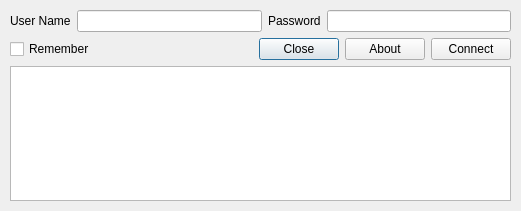
<?xml version="1.0" encoding="UTF-8"?>
<ui version="4.0">
 <class>AsianetLogin</class>
 <widget class="QDialog" name="AsianetLogin">
  <property name="geometry">
   <rect>
    <x>0</x>
    <y>0</y>
    <width>521</width>
    <height>211</height>
   </rect>
  </property>
  <property name="minimumSize">
   <size>
    <width>521</width>
    <height>211</height>
   </size>
  </property>
  <property name="maximumSize">
   <size>
    <width>521</width>
    <height>211</height>
   </size>
  </property>
  <property name="windowTitle">
   <string>Asianet Login</string>
  </property>
  <property name="windowIcon">
   <iconset resource="asianetlogin.qrc">
    <normaloff>:/images/images/logo128.png</normaloff>:/images/images/logo128.png</iconset>
  </property>
  <widget class="QWidget" name="layoutWidget">
   <property name="geometry">
    <rect>
     <x>10</x>
     <y>10</y>
     <width>501</width>
     <height>191</height>
    </rect>
   </property>
   <layout class="QVBoxLayout" name="verticalLayout">
    <item>
     <layout class="QHBoxLayout" name="horizontalLayout">
      <item>
       <widget class="QLabel" name="lbUsername">
        <property name="text">
         <string>User Name</string>
        </property>
       </widget>
      </item>
      <item>
       <widget class="QLineEdit" name="edUsername"/>
      </item>
      <item>
       <widget class="QLabel" name="lbPassword">
        <property name="text">
         <string>Password</string>
        </property>
       </widget>
      </item>
      <item>
       <widget class="QLineEdit" name="edPassword">
        <property name="echoMode">
         <enum>QLineEdit::Password</enum>
        </property>
       </widget>
      </item>
     </layout>
    </item>
    <item>
     <layout class="QHBoxLayout" name="horizontalLayout_2">
      <item>
       <widget class="QCheckBox" name="chkRemember">
        <property name="text">
         <string>Remember</string>
        </property>
       </widget>
      </item>
      <item>
       <spacer name="horizontalSpacer">
        <property name="orientation">
         <enum>Qt::Horizontal</enum>
        </property>
        <property name="sizeHint" stdset="0">
         <size>
          <width>40</width>
          <height>20</height>
         </size>
        </property>
       </spacer>
      </item>
      <item>
       <widget class="QPushButton" name="bnClose">
        <property name="text">
         <string>Close</string>
        </property>
       </widget>
      </item>
      <item>
       <widget class="QPushButton" name="bnAbout">
        <property name="text">
         <string>About</string>
        </property>
       </widget>
      </item>
      <item>
       <widget class="QPushButton" name="bnConnect">
        <property name="text">
         <string>Connect</string>
        </property>
       </widget>
      </item>
     </layout>
    </item>
    <item>
     <widget class="QTextEdit" name="teLog">
      <property name="readOnly">
       <bool>true</bool>
      </property>
     </widget>
    </item>
   </layout>
  </widget>
 </widget>
 <resources>
  <include location="asianetlogin.qrc"/>
 </resources>
 <connections/>
</ui>
